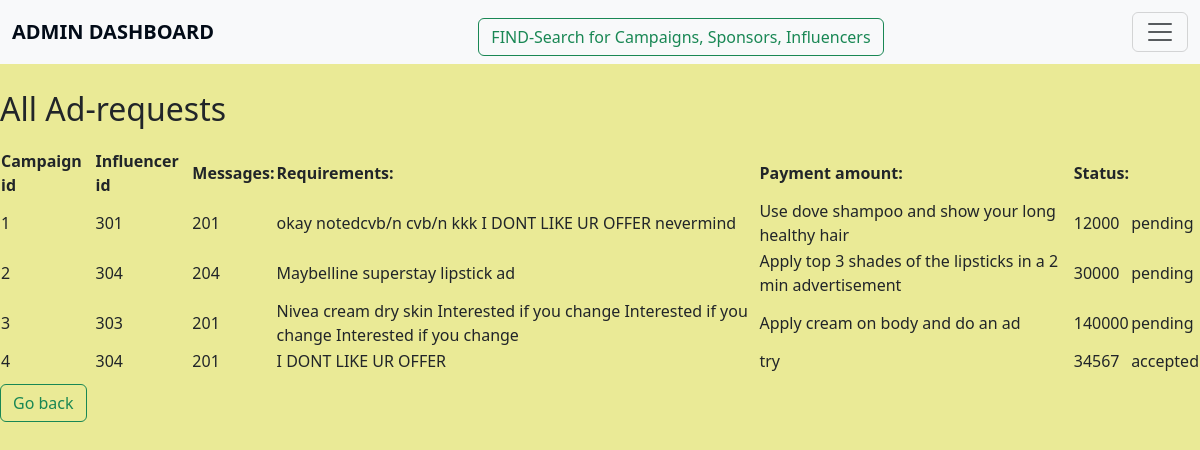
Page /adrequests on the earlier database version.
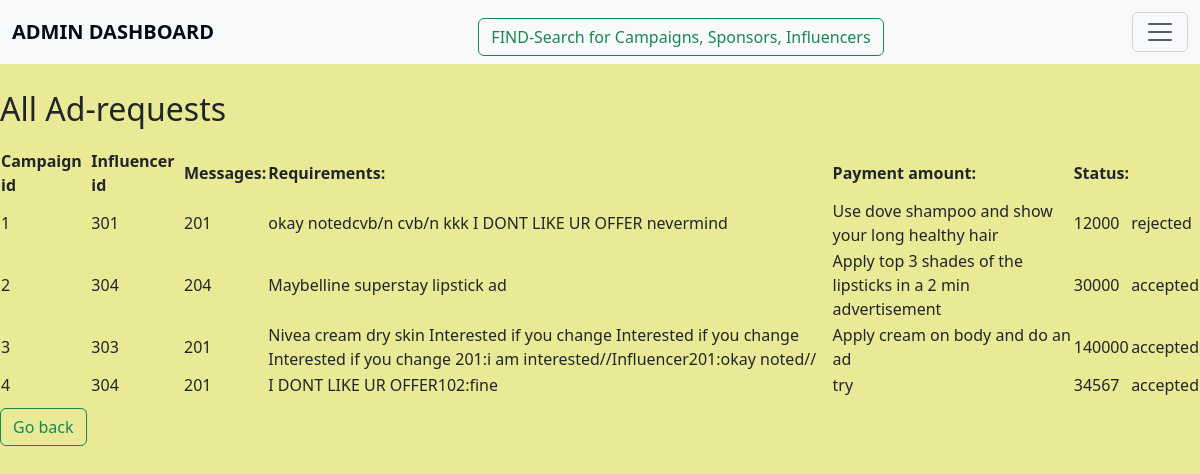
Same page on the later database version.
### application/models.py (models this page shows, shortened)
class Adrequest(db.Model):
    __tablename__="adrequest"
    adreq_id=db.Column(db.Integer,primary_key=True,nullable=False)
    inf_id=db.Column(db.Integer,db.ForeignKey("influencer.inf_id"),nullable=False)
    camp_id=db.Column(db.Integer,db.ForeignKey("campaign.camp_id"),nullable=False)
    messages=db.Column(db.String)
    requirements=db.Column(db.String)
    pay_amount=db.Column(db.Integer,nullable=False)
    status=db.Column(db.String,nullable=False)

### application/controllers.py (the view)
@app.route("/adrequests",methods=["GET"])
def adrequests():
    adreq=Adrequest.query.all()
    return render_template('adrequests.html',adreq=adreq)

### templates/adrequests.html (shortened to what this page needs)
<!DOCTYPE html>
<html lang="en">
<head>
    <link href="https://cdn.jsdelivr.net/npm/bootstrap@5.3.3/dist/css/bootstrap.min.css" rel="stylesheet">
</head>
<body>
    <nav class="navbar bg-body-tertiary fixed-top">
        <div class="container-fluid">
            <a class="navbar-brand" href="/">ADMIN DASHBOARD</a>
            <a href="find_details"><button class="btn btn-outline-success" type="button">FIND-Search for Campaigns, Sponsors, Influencers</button></a>
            <button class="navbar-toggler" type="button" data-bs-toggle="offcanvas" data-bs-target="#offcanvasNavbar" aria-controls="offcanvasNavbar" aria-label="Toggle navigation">
                <span class="navbar-toggler-icon"></span>
            </button>
        </div>
    </nav>
    <h2>All Ad-requests</h2>
    <table id="all-Adrequests">
        <tr>
            <th>Campaign id</th>
            <th>Influencer id</th>
            <th>Messages:</th>
            <th>Requirements:</th>
            <th>Payment amount:</th>
            <th>Status:</th>
        </tr>
        {%for i in adreq%}
            <tr>
                <td>{{i.adreq_id}}</td>
                <td>{{i.camp_id}}</td>
                <td>{{i.inf_id}}</td>
                <td>{{i.messages}}</td>
                <td>{{i.requirements}}</td>
                <td>{{i.pay_amount}}</td>
                <td>{{i.status}}</td>
            </tr>
        {%endfor%}
    </table>
    <td> <a href="{{url_for('admin_dashboard') }}"><button class="btn btn-outline-success" type="button">Go back</button></a></td>
</body>
</html>

Differences in the rows shown:
changed Adrequest "okay notedcvb/n cvb/n kkk I DONT LIKE UR OFFER nevermind": status "pending" → "rejected"
changed Adrequest "Maybelline superstay lipstick ad": status "pending" → "accepted"
changed Adrequest "Apply cream on body and do an ad": messages "Nivea cream dry skin Interested if you change Interested if you change Interested if you change" → "Nivea cream dry skin Interested if you change Interested if you change Interested if you change 201:i am interested//Influencer201:okay noted//"; status "pending" → "accepted"
changed Adrequest "try": messages "I DONT LIKE UR OFFER" → "I DONT LIKE UR OFFER102:fine"
